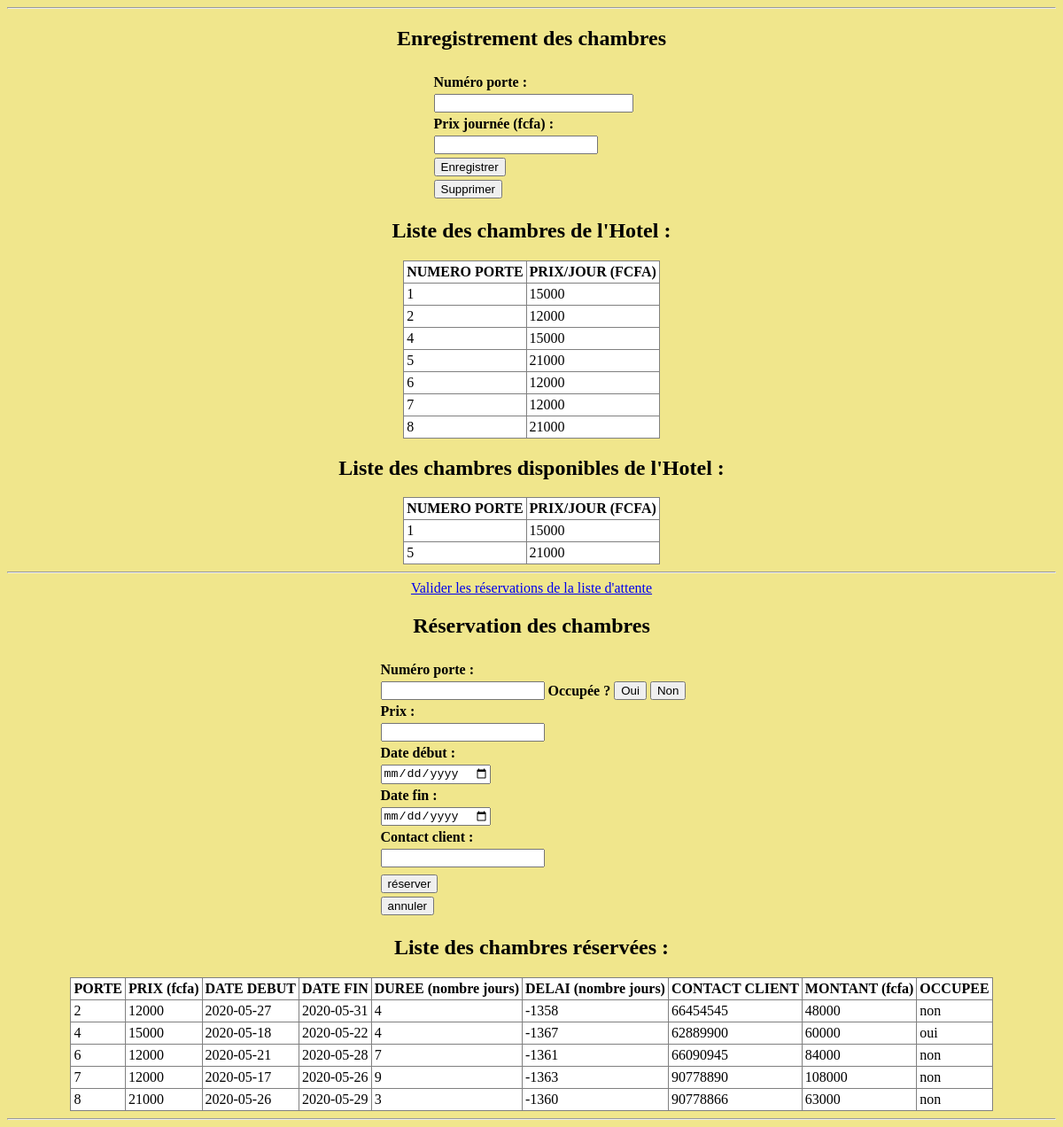
The app's page /chambreHotel/index.php with its own data.
### tables this page shows
CREATE TABLE IF NOT EXISTS `chambre` (
  `numporte` int(11) NOT NULL,
  `prix` int(11) NOT NULL,
  `datedebut` date DEFAULT NULL,
  `datefin` date DEFAULT NULL,
  `numclient` varchar(20) DEFAULT NULL,
  `occupee` varchar(10) NOT NULL,
  PRIMARY KEY (`numporte`)
);

### chambreHotel/index.php (the view, shortened to what this page needs)
<?php
$servername = "localhost";
$username = "root";
$password = "";
$dbname = "dbhotel";
$conn = mysqli_connect($servername, $username, $password, $dbname);
?>
<?php
$mess='';
$mess2='';
?>
<?php
   mysqli_query($conn,"update chambre set datedebut='NULL',datefin='NULL',numclient='NULL',occupee='non'
   where (datediff(datefin,now())<0) or (occupee='non' and datediff(datedebut,now())<=-1) ");
  ?>
<!DOCTYPE html>
<html>
<head>
	<link rel="stylesheet" type="text/css" href="cssfile.css">
</head>
<body>
<div align="center">
<hr>
<h2>Enregistrement des chambres</h2>
<form action="<?php echo htmlspecialchars($_SERVER["PHP_SELF"]) ?>" method="POST" >
  <table align="">
     <tr ><td></td><td> <?php print $mess;?></td></tr>
    <tr><td></td><td><strong >Numéro porte :</strong></td></tr>
   <tr><td></td><td><input type="text" name="nump" class="champ" size="25"  ></td></tr>
   <tr><td></td><td><strong>Prix journée (fcfa) :</strong></td></tr>
   <tr><td></td><td><input type="number" name="prix1" min="0" class="champ" size="25"></td></tr>
      <tr><td></td><td><input type="submit" name="boutadd" value="Enregistrer" class="bouton" ></td></tr>
       <tr><td></td><td><input type="submit" name="boutsupp" value="Supprimer" class="bouton" ></td></tr>
  </table>
  </form>
   <?php
  print"<h2>Liste des chambres de l'Hotel :</h2>";
  $qq2=mysqli_query($conn,"select numporte,prix from chambre");
  print'<table border="1" class="tab"><tr><th>NUMERO PORTE</th><th>PRIX/JOUR (FCFA)</th></tr>';
	while($rst2=mysqli_fetch_assoc($qq2)){
	 print"<tr>";
	         echo"<td>".$rst2['numporte']."</td>";
	         echo"<td>".$rst2['prix']."</td>";
	         print"</tr>";
	}
	  print'</table>';
  ?>
   <?php
  print"<h2>Liste des chambres disponibles de l'Hotel :</h2>";
  $qq2=mysqli_query($conn,"select numporte,prix from chambre where numclient=0 ");
  print'<table border="1" class="tab"><tr><th>NUMERO PORTE</th><th>PRIX/JOUR (FCFA)</th></tr>';
	while($rst2=mysqli_fetch_assoc($qq2)){
	 print"<tr>";
	         echo"<td>".$rst2['numporte']."</td>";
	         echo"<td>".$rst2['prix']."</td>";
	         print"</tr>";
	}
	  print'</table>';
  ?>
  <hr>
  <a href="liste_attente.php">Valider les réservations de la liste d'attente</a>
  <h2>Réservation des chambres</h2>
  <form action="<?php echo htmlspecialchars($_SERVER["PHP_SELF"]) ?>" method="POST" >
  <table align="">
     <tr ><td></td><td> <?php print $mess2;?></td></tr>
    <tr><td></td><td><strong >Numéro porte :</strong></td></tr>
   <tr><td></td><td><input type="text" name="nump" class="champ" size="20"  ></td>
   <td><strong >Occupée ?</strong></td>
   <td><input type="submit" name="btoui" value="Oui" class="bouton" ></td>
   <td><input type="submit" name="btnon" value="Non" class="bouton" ></td>
   </tr>
    <tr><td></td><td><strong >Prix :</strong></td></tr>
   <tr><td></td><td><input type="number" name="prix" class="champ" size="20" min="0" ></td></tr>
   <tr><td></td><td><strong>Date début :</strong></td></tr>
   <tr><td></td><td><input type="date" name="dated"  class="champ" size="25"></td></tr>
   <tr><td></td><td><strong>Date fin :</strong></td></tr>
   <tr><td></td><td><input type="date" name="datef"  class="champ" size="25"></td></tr>
   <tr><td></td><td><strong>Contact client :</strong></td></tr>
   <tr><td></td><td><input type="number" name="numcli" min="0"  class="champ" size="25"></td></tr>
   <tr><td></td></tr>
   <tr><td></td><td><input type="submit" name="boutrsv" value="réserver" class="bouton" ></td></tr>
  <tr><td></td><td><input type="submit" name="boutannul" value="annuler" class="bouton" ></td></tr>
  </table>
  </form>
  <?php
  print'<h2>Liste des chambres réservées :</h2>';
  $qq=mysqli_query($conn,"select numporte,prix,datedebut,datefin,
  datediff(datefin,datedebut) as duree,datediff(datefin,now()) as delai,numclient,datediff(datefin,datedebut)*prix as montant,
 occupee from chambre
   where datedebut<>'NULL' and datedebut<>'0000-00-00'");
  print'<table border="1" class="tab"><tr><th>PORTE</th><th>PRIX (fcfa)</th>
	<th>DATE DEBUT</th><th>DATE FIN</th><th>DUREE (nombre jours)</th><th>DELAI (nombre jours)</th><th>CONTACT CLIENT</th>
	<th>MONTANT (fcfa)</th>	<th>OCCUPEE</th></tr>';
	while($rst=mysqli_fetch_assoc($qq)){
	 print"<tr>";
	         echo"<td>".$rst['numporte']."</td>";
	         echo"<td>".$rst['prix']."</td>";
	         echo"<td>".$rst['datedebut']."</td>";
	         echo"<td>".$rst['datefin']."</td>";
	         echo"<td>".$rst['duree']."</td>";
	         echo"<td>".$rst['delai']."</td>";
	         echo"<td>".$rst['numclient']."</td>";
	         echo"<td>".$rst['montant']."</td>";
	         echo"<td>".$rst['occupee']."</td>";
	         print"</tr>";
	}
	  print'</table>';
  ?>
  <hr>
</div>
</body>
</html>

### chambreHotel/cssfile.css (style rules this page uses)
body { background-color: #f0e68c; }
.tab td,th { background-color: white; padding: 3px; }
.tab { border-collapse: collapse; }

### records on screen
chambre: numporte "1", prix "15000"
chambre: numporte "2", prix "12000", datedebut "2020-05-27", datefin "2020-05-31", duree "4", delai "-1358", numclient "66454545", montant "48000", occupee "non"
chambre: numporte "4", prix "15000", datedebut "2020-05-18", datefin "2020-05-22", duree "4", delai "-1367", numclient "62889900", montant "60000", occupee "oui"
chambre: numporte "5", prix "21000"
chambre: numporte "6", prix "12000", datedebut "2020-05-21", datefin "2020-05-28", duree "7", delai "-1361", numclient "66090945", montant "84000", occupee "non"
chambre: numporte "7", prix "12000", datedebut "2020-05-17", datefin "2020-05-26", duree "9", delai "-1363", numclient "90778890", montant "108000", occupee "non"
chambre: numporte "8", prix "21000", datedebut "2020-05-26", datefin "2020-05-29", duree "3", delai "-1360", numclient "90778866", montant "63000", occupee "non"
